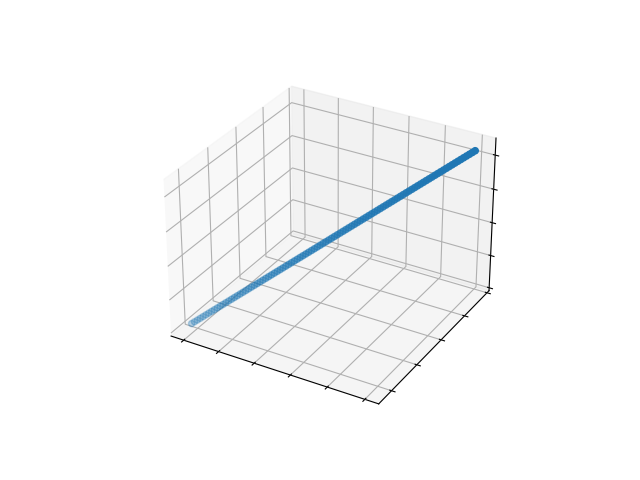

This chart was generated by the following Python code:
import matplotlib.pyplot as plt
import numpy as np

# plt.style.use('_mpl-gallery')

# Make data
np.random.seed(19680801)


xs = np.linspace(0, 10, 100)
ys = 4 + 2 * xs
zs = 1 + 2 * xs

# Plot
fig, ax = plt.subplots(subplot_kw={"projection": "3d"})
ax.scatter(xs, ys, zs)

ax.set(xticklabels=[],
       yticklabels=[],
       zticklabels=[])

fig.savefig('line3D.png')
plt.show()